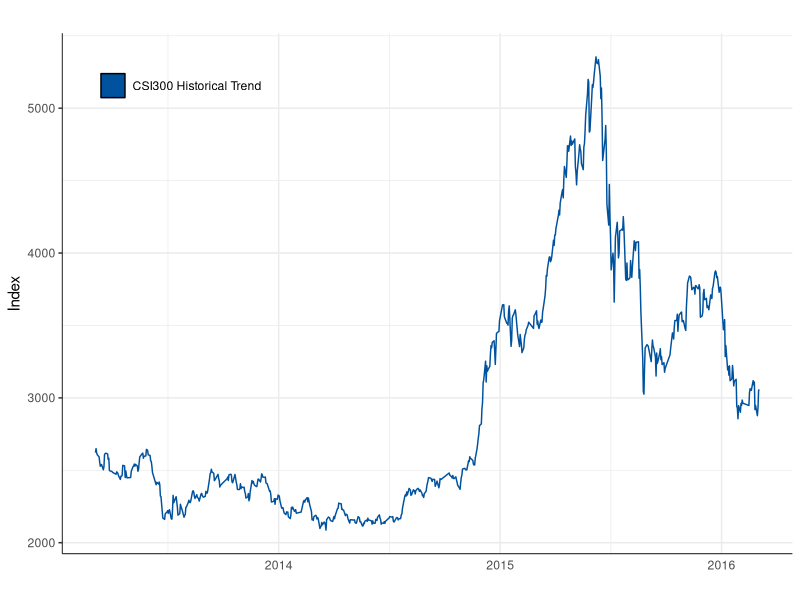
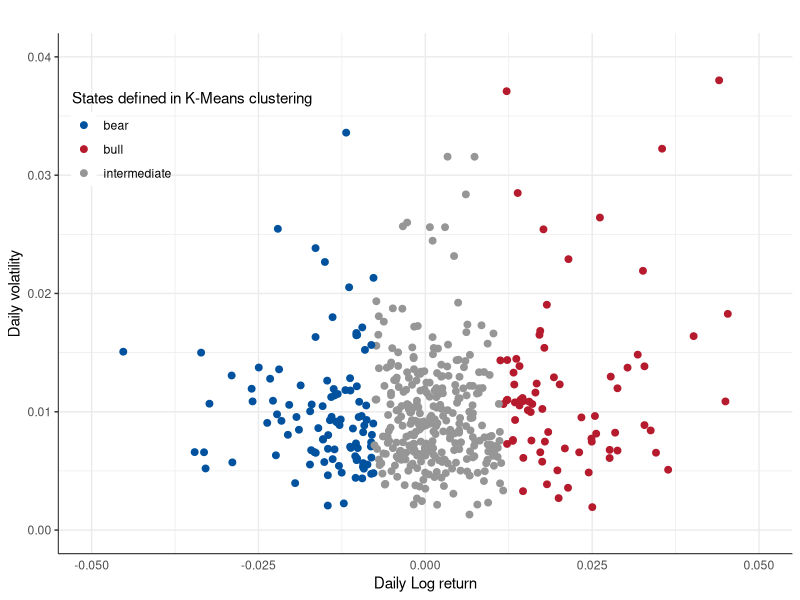
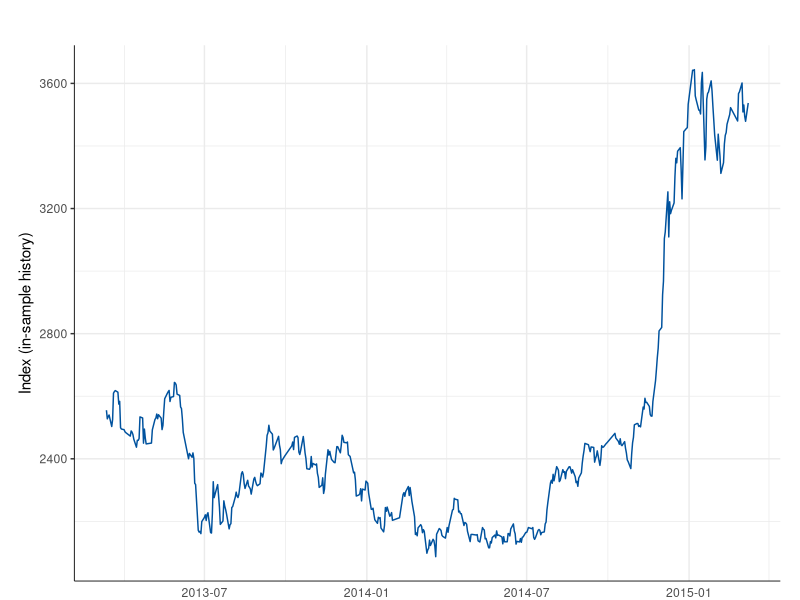
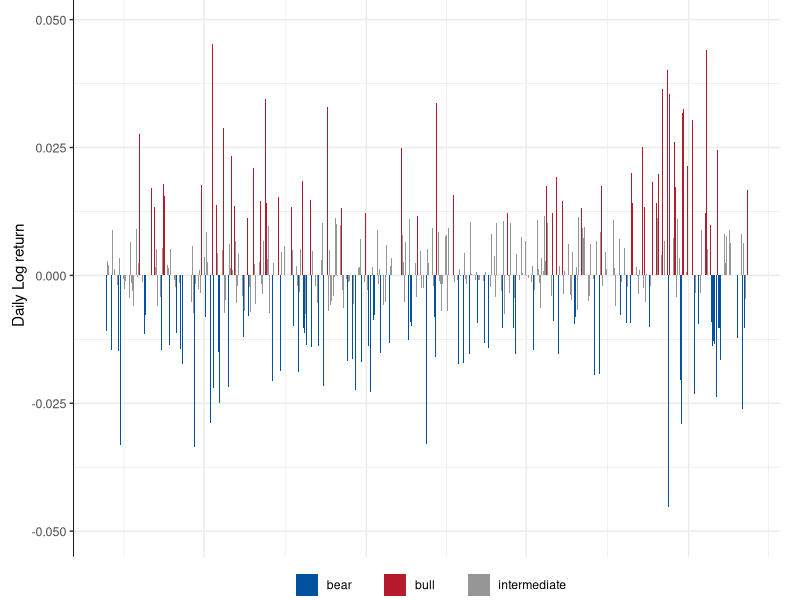
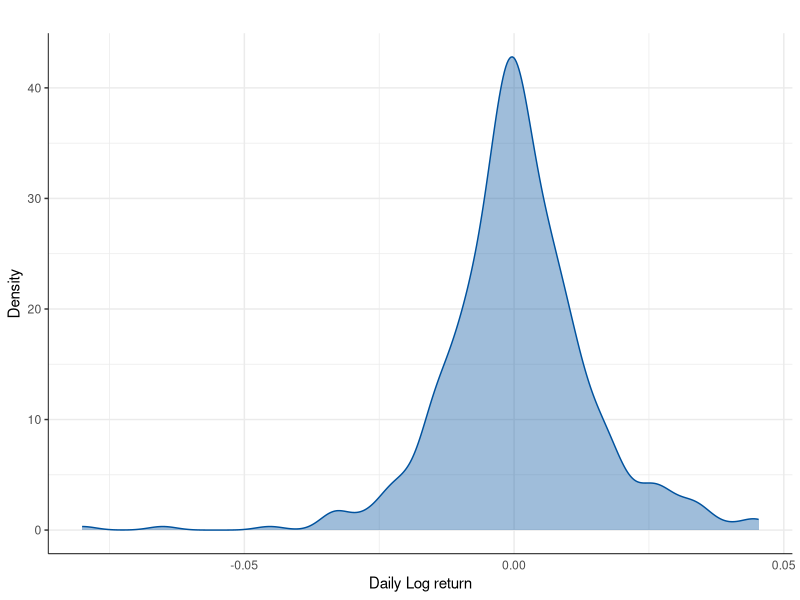
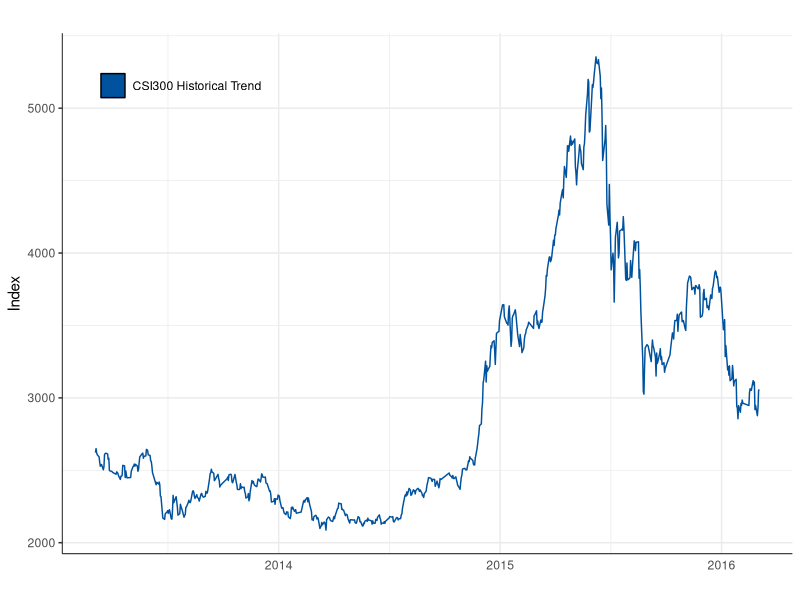
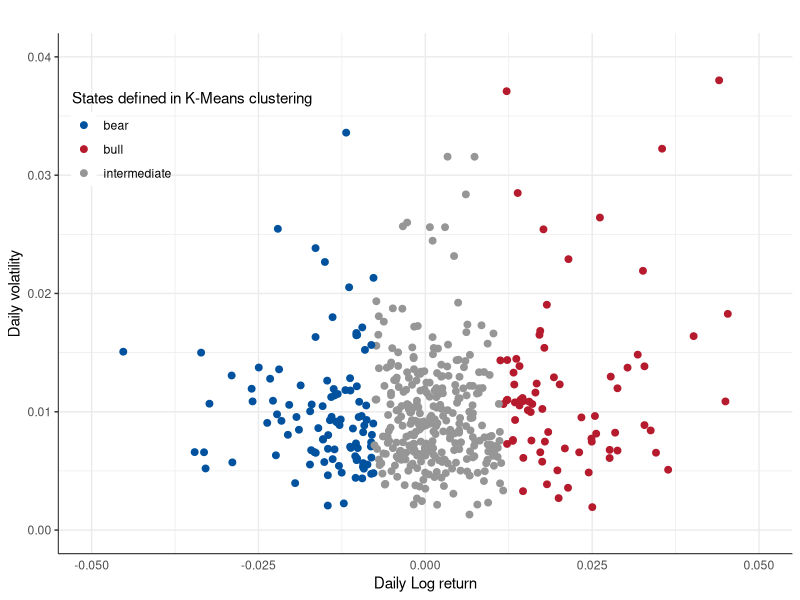
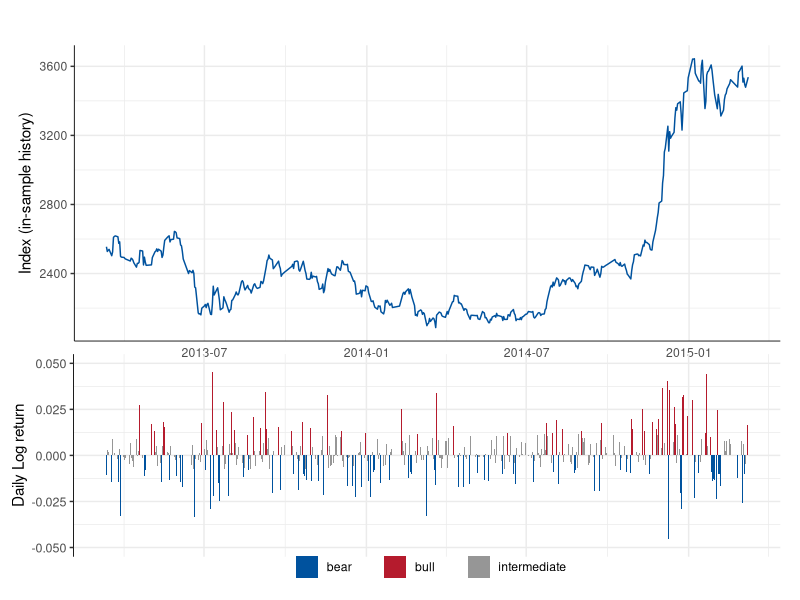

These charts were generated, in order, by the following R code:
# Plot - Historical Data
#
# Color Scheme:
#   Blue: #00529e
#   Red:  #b51b2d
#   Gray: #969696

library(ggplot2)
library(reshape2)
library(grid)
setwd('/Users/troy_sky/Documents/R/Thesis/daily')
vplayout = function(x, y) viewport(layout.pos.row = x, layout.pos.col = y)

# Data Loading
dataFullIndex = read.csv('dataHistoricalIndex.csv')
dataRetIn = read.csv('dataInSample.csv')

# Figure 1 - Index line plot
histFig1 = ggplot(data = dataFullIndex,aes(x = as.Date(time),y = close,group = 0)) + 
  geom_line(aes(color = '1'),size = 0.5) + 
  scale_color_manual('',labels = 'CSI300 Historical Trend',values = '#00529e') + 
  theme_bw() + 
  theme(panel.background = element_blank()) + 
  theme(panel.border = element_blank()) + 
  theme(axis.line = element_line(size = 0.3)) + 
  theme(axis.ticks.x = element_blank()) + 
  theme(legend.position = c(0.163,0.922)) + 
  theme(legend.key = element_rect(fill = '#00529e',color = NULL)) + 
  theme(legend.background = element_blank()) + 
  labs(x = '',y = 'Index',title = '')
print(histFig1)
ggsave('histFig1.pdf',histFig1,width = 10,height = 4)

# Figure 2 - Return scatter plot
histFig2 = ggplot(data = dataRetIn,aes(x = ret,y = std)) + 
  geom_point(aes(color = label),size = 2) + 
  xlim(c(-0.05,0.05)) + ylim(c(0,0.04)) + 
  scale_color_manual('States defined in K-Means clustering',
                     values = c('#00529e','#b51b2d','#969696')) + 
  theme_bw() + 
  theme(panel.background = element_blank()) + 
  theme(panel.border = element_blank()) + 
  theme(axis.line = element_line(size = 0.3)) + 
  theme(axis.ticks.x = element_blank()) + 
  theme(legend.position = c(0.182,0.8)) + 
  theme(legend.key = element_rect(fill = NULL,color = '#ffffff')) + 
  theme(legend.background = element_blank()) + 
  labs(x = 'Daily Log return',y = 'Daily volatility',title = '')
print(histFig2)
ggsave('histFig2.pdf',histFig2,width = 10,height = 4)

# Figure 3 - Index line plot & Return bar plot
dataIndexReturn = merge(dataFullIndex,dataRetIn,by = 'time',all.y = T)
histFig3_Up = ggplot(data = dataIndexReturn,aes(x = as.Date(time),y = close,group = 0)) + 
  geom_line(aes(color = '1'),size = 0.5) + 
  scale_color_manual('',labels = 'CSI300 Historical Trend',values = '#00529e') + 
  theme_bw() + 
  theme(panel.background = element_blank()) + 
  theme(panel.border = element_blank()) + 
  theme(axis.title.y = element_text(vjust = 1.3)) + 
  theme(axis.line = element_line(size = 0.3)) + 
  theme(axis.ticks.x = element_blank()) + 
  theme(legend.position = 'none') + 
  labs(x = '',y = 'Index (in-sample history)',title = '') + 
  theme(plot.margin = unit(c(0.5,0.5,-0.5,0.5),'cm'))
print(histFig3_Up)

histFig3_Down = ggplot(data = dataIndexReturn,aes(x = as.Date(time),y = ret)) + 
  geom_bar(stat = 'identity',aes(fill = label),position = 'dodge') + 
  scale_fill_manual('',labels = c('bear        ','bull        ','intermediate'),
                    values = c('#00529e','#b51b2d','#969696')) + 
  ylim(c(-0.05,0.05)) + theme_bw() + 
  theme(panel.background = element_blank()) + 
  theme(panel.border = element_blank()) + 
  theme(axis.line = element_line(size = 0.3)) + 
  theme(axis.line.x = element_blank()) + 
  theme(axis.ticks.x = element_blank()) + 
  theme(axis.text.x = element_blank()) + 
  theme(axis.text.y = element_text(size = 9)) + 
  theme(legend.position = c(0.5,-0.05)) + 
  theme(legend.direction = 'horizontal') + 
  theme(legend.key = element_rect(color = '#ffffff')) + 
  theme(legend.background = element_blank()) + 
  labs(x = '',y = 'Daily Log return',title = '') + 
  theme(plot.margin = unit(c(-0.8,0.5,0.5,0.3),'cm'))
print(histFig3_Down)

pdf('histFig3.pdf', width = 10, height = 6)
grid.newpage()
pushViewport(viewport(layout = grid.layout(5, 1)))
print(histFig3_Up, vp = vplayout(1:3, 1))
print(histFig3_Down, vp = vplayout(4:5, 1))
dev.off()

# Figure 4 - Return density
histFig4 = ggplot(data = dataRetIn,aes(x = ret)) + 
  geom_density(color = '#00529e',fill = '#00529e60') + 
  theme_bw() + 
  theme(panel.background = element_blank()) + 
  theme(panel.border = element_blank()) + 
  theme(axis.line = element_line(size = 0.3)) + 
  theme(axis.ticks.x = element_blank()) + 
  labs(x = 'Daily Log return',y = 'Density',title = '')
print(histFig4)
ggsave('histFig4.pdf',histFig4,width = 10,height = 4)
